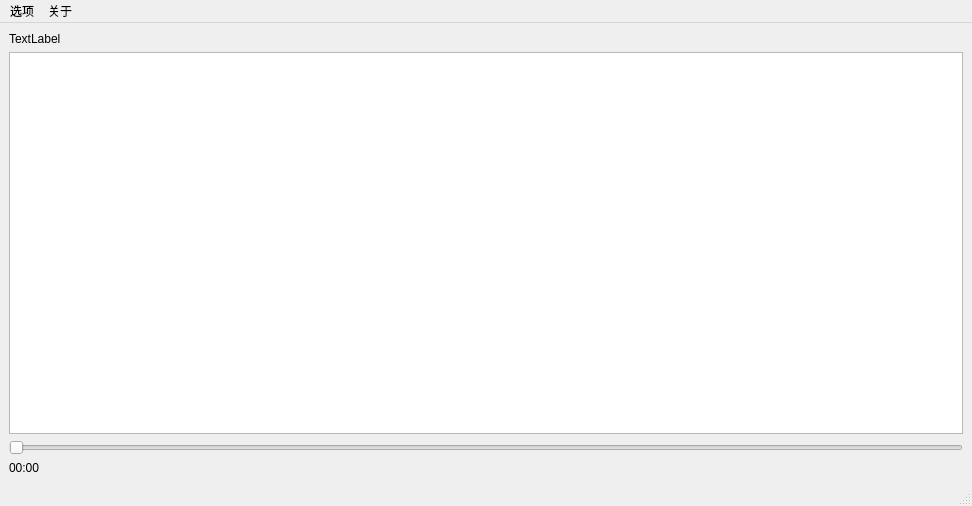
<?xml version="1.0" encoding="UTF-8"?>
<ui version="4.0">
 <class>MainWindow</class>
 <widget class="QMainWindow" name="MainWindow">
  <property name="geometry">
   <rect>
    <x>0</x>
    <y>0</y>
    <width>972</width>
    <height>506</height>
   </rect>
  </property>
  <property name="windowTitle">
   <string>MainWindow</string>
  </property>
  <widget class="QWidget" name="centralwidget">
   <layout class="QVBoxLayout" name="verticalLayout">
    <item>
     <widget class="QLabel" name="title">
      <property name="text">
       <string>TextLabel</string>
      </property>
     </widget>
    </item>
    <item>
     <widget class="MyTextBrowser" name="lyricLabel"/>
    </item>
    <item>
     <widget class="QSlider" name="horizontalSlider">
      <property name="orientation">
       <enum>Qt::Horizontal</enum>
      </property>
     </widget>
    </item>
    <item>
     <widget class="QLabel" name="currentTimeLabel">
      <property name="text">
       <string>00:00</string>
      </property>
     </widget>
    </item>
   </layout>
  </widget>
  <widget class="QMenuBar" name="menubar">
   <property name="geometry">
    <rect>
     <x>0</x>
     <y>0</y>
     <width>972</width>
     <height>26</height>
    </rect>
   </property>
   <widget class="QMenu" name="menu">
    <property name="title">
     <string>选项</string>
    </property>
    <addaction name="actionSettings"/>
    <addaction name="actionExport"/>
   </widget>
   <widget class="QMenu" name="menu_2">
    <property name="title">
     <string>关于</string>
    </property>
    <addaction name="actionAboutThis"/>
   </widget>
   <addaction name="menu"/>
   <addaction name="menu_2"/>
  </widget>
  <widget class="QStatusBar" name="statusbar"/>
  <action name="actionSettings">
   <property name="text">
    <string>设置</string>
   </property>
  </action>
  <action name="actionExport">
   <property name="text">
    <string>导出歌词</string>
   </property>
  </action>
  <action name="actionAboutThis">
   <property name="text">
    <string>关于本项目</string>
   </property>
  </action>
 </widget>
 <customwidgets>
  <customwidget>
   <class>MyTextBrowser</class>
   <extends>QTextBrowser</extends>
   <header location="global">mytextbrowser.h</header>
  </customwidget>
 </customwidgets>
 <resources/>
 <connections/>
</ui>
